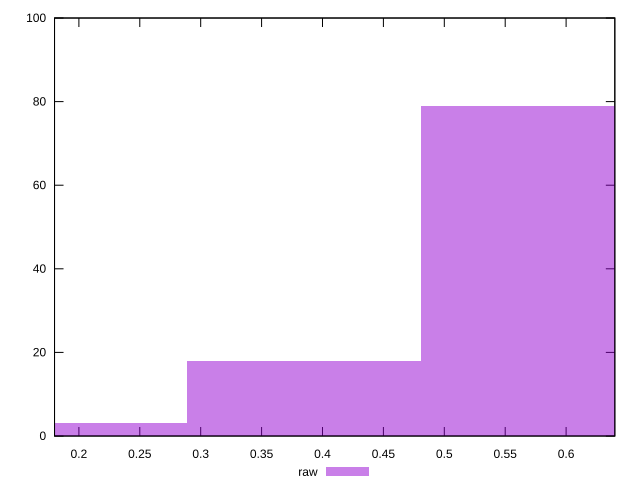

Write gnuplot code to recreate this figure.
reset

$raw <<EOF
0.38485019175600516 18
0.5772752876340077 79
0.19242509587800258 3
EOF

set key outside below
set boxwidth 0.19242509587800258
set xrange [0.18:0.64]
set yrange [0:100]
set trange [0:100]
set style fill transparent solid 0.5 noborder
set terminal svg size 640, 490 enhanced background rgb 'white'
set output "report_00015_2021-02-09T16-11-33.973Z/meta/score/samples/pages+cached+noadtech/raw/histogram.svg"

plot $raw title "raw" with boxes

reset
